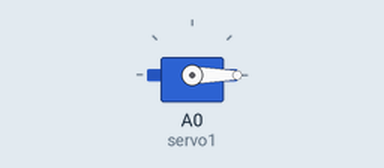
Recording of a sketch running on a simulated Arduino Uno, built with avr-gcc and run on an emulated ATmega328P. Shown: servo. What the sketch prints to the serial monitor is not drawn.

Above: at 0.05 s.
At 1.5 s:
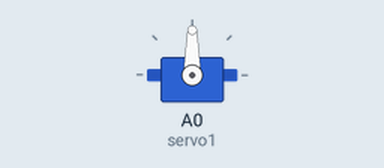
At 3.0 s:
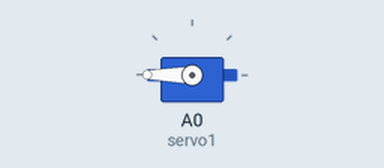
Timing chart, 0 to 6.9 s (numbered marks = the images above):
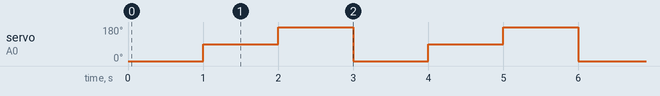

Measured:
- by itself, servo on A0 (servo1): repeats every 3.0 s: 180° 1.0 s, 0° 1.0 s, 90° 1.0 s

The sketch:

servo_angle_demo.ino
```cpp
//red go to 5V
//yellow go to gnd
//orange go to input
#include <Servo.h>

Servo servo1;


void setup() {
  servo1.attach(A0); //analog pin 0
  //servo1.setMaximumPulse(2000);
  //servo1.setMinimumPulse(700);
  Serial.begin(19200);
  Serial.println("Ready");

}

void loop() {
  servo1.write(0);
  delay(1000);
  servo1.write(90);
  delay(1000);
  servo1.write(180);
  delay(1000);
}
```
